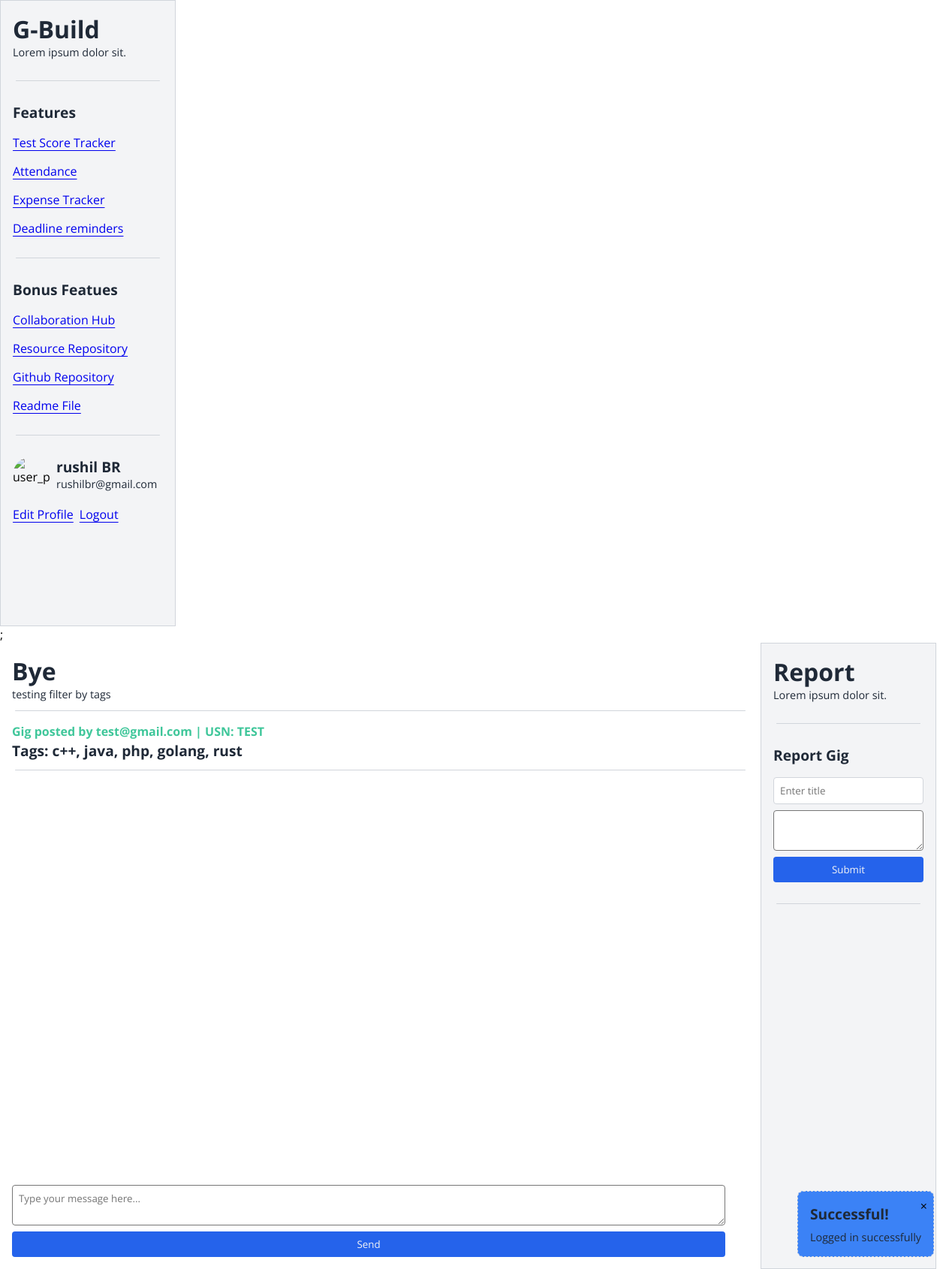
The page /index.php?page=gig&id=3 (signed in) on the database its author committed.
### tables this page shows
CREATE TABLE `gigs` (
  `id` int(11) NOT NULL,
  `title` varchar(256) DEFAULT 'Not Given',
  `description` text DEFAULT NULL,
  `tags` varchar(256) DEFAULT NULL,
  `updated_at` timestamp NOT NULL DEFAULT current_timestamp() ON UPDATE current_timestamp(),
  `email` varchar(256) DEFAULT NULL,
  `usn` varchar(256) DEFAULT NULL
);

### php/functions.php (called while the page is built, shortened)
<?php
$conn = mysqli_connect(server, host, password, db_name);
function getGigById($gig_id)
{
    global $conn;
    $sql = "SELECT * FROM gigs WHERE id='$gig_id'";
    $result = mysqli_query($conn, $sql);
    $gig = null;
    if (mysqli_num_rows($result) == 1) {
        $gig = mysqli_fetch_assoc($result);
    }
    return $gig;
}

### pages/GigPage.php (the view, shortened to what this page needs)
<?php
require_once("./php/functions.php");
?>
<section class="dashboard__section">
    <div class="dashboard__section-left">
        <?php
        if (isset($_GET['id'])) {
            $gig_id = $_GET['id'];
            $gig = getGigById($gig_id);
            if ($gig) {
        ?>
                <div>
                    <h4><?= $gig['title'] ?></h4>
                    <p><?= $gig['description'] ?></p>
                </div>
                <div class="separator"></div>
                <h5 style="color: var(--success);">
                    <span style="font-size: 1rem;">Gig posted by <?= $gig['email'] ?> | USN: <?= $gig['usn'] ?></span>
                </h5>
                <h5>Tags: <?= $gig['tags'] ?></h5>
        <?php
            } else {
                echo "<p>Gig not found.</p>";
            }
        } else {
            echo "<p>Gig ID not provided.</p>";
        }
        ?>
        <div class="separator"></div>
        <div class="flex items-center gap-4">
            <div class="chat-ui" style="width:100%; height:70vh; display:flex; flex-direction:column; justify-content:space-between;">
                <form id="message-form" class="flex flex-col gap-2" style="position:fixed; bottom:1rem; max-width:950px; width:100%;">
                    <textarea name="message" id="message-input" placeholder="Type your message here..." required></textarea>
                    <button type="submit" class="primary__btn">Send</button>
                </form>
            </div>
        </div>
    </div>
    <div>
        <aside style="max-width: 200px; width: 100%; display: flex; flex-direction: column; gap: 1rem; z-index: 10; background-color: var(--primary); padding: 1rem; min-height: 100vh; margin-right: 30px;" class="border">
            <div>
                <h4>Report</h4>
                <p>Lorem ipsum dolor sit.</p>
            </div>
            <div class="separator"></div>
            <h5>Report Gig</h5>
            <div style="display: flex; flex-direction: column; gap: 1rem;">
                <form method="post" action=<?= "./php/actions.php?reportGig=" . $_GET['id'] ?> class="flex flex-col gap-2">
                    <input type="text" name="title" placeholder="Enter title" class="border" required>
                    <textarea name="remarks" id="remarks" cols="" rows="2" required></textarea>
                    <button class="primary__btn">Submit</button>
                </form>
            </div>
            <div class="separator"></div>
        </aside>
    </div>
</section>

### pages/globals.css (style rules this page uses)
* { padding: 0rem; margin: 0rem; font-family: "Open Sans", sans-serif; }
:root { --primary: #f3f4f6; --border: #d1d5db; --secondary: #1f2937; --accent: #2563eb; --danger: #ef4444; --success: #10b981; --warning: #f59e0b; --info: #3b82f6; }
.flex { display: flex; flex-wrap: wrap; }
.items-center { align-items: center; }
.flex { display: flex; }
.flex-col { flex-direction: column; }
p { font-size: 0.9rem; color: var(--secondary); }
h1, h2, h3, h4, h5, h6 { padding: 0px; margin: 0px; background-color: transparent; }
h4 { font-size: 2rem; color: var(--secondary); }
h5 { font-size: 1.2rem; color: var(--secondary); }
span { font-size: 0.75rem; opacity: 0.8; background-color: transparent; }
input, select, textarea { padding: 0.5rem; border-radius: 0.25rem; }
.border { border: 1px solid var(--border); }
.gap-2 { gap: 0.5rem; }
.primary__btn { background-color: var(--accent); color: var(--primary); padding: 0.5rem 1rem; border: 1px solid var(--border); border-radius: 0.25rem; border: none; cursor: pointer; }
.separator { content: " "; max-width: 100%; height: 1px; border-radius: 10px; color: var(--border); background-color: var(--border); margin: 0.75rem 0.25rem; }
.dashboard__section { display: flex; max-width: 1250px; min-width: 1250px; width: 100%; justify-content: space-between; }
.dashboard__section-left { padding: 1rem 1rem; width: 100%; height: 100vh; overflow: auto; }

### rows shown on the page
gigs: title "Bye", description "testing filter by tags", email "test@gmail.com", usn "TEST", tags "c++, java, php, golang, rust"

### other values the page prints
$success "Logged in successfully"
$_SESSION['user']['name'] "rushil BR"
$_SESSION['user']['email'] "rushilbr@gmail.com"
